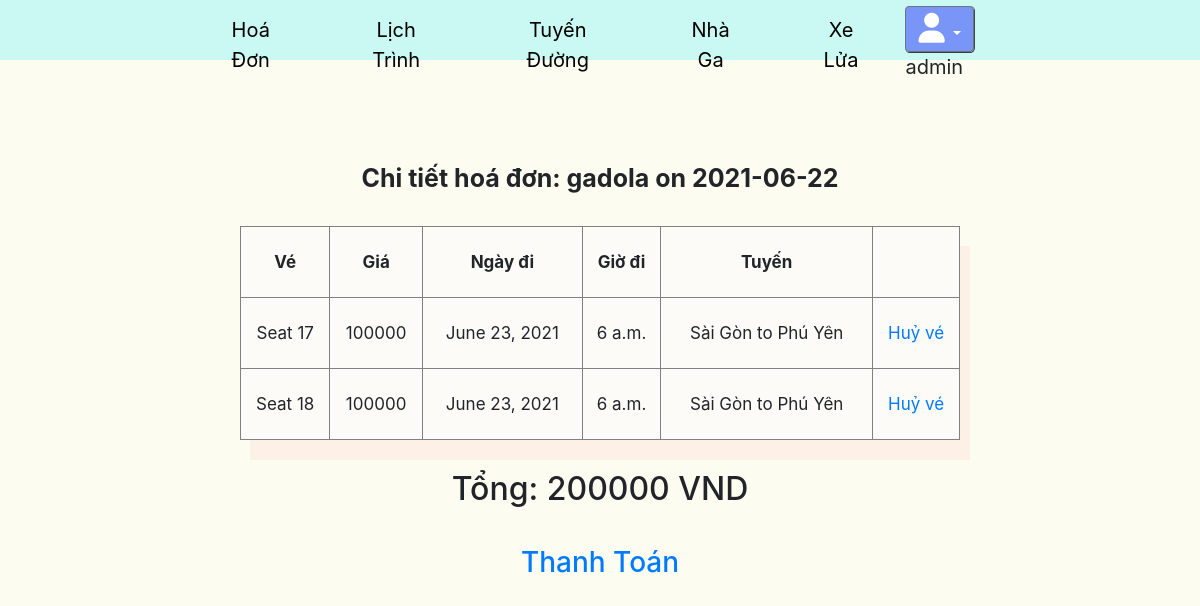
The app's page /detail-bills/14/ (signed in) with its own data.
### core/models.py (models this page shows, shortened)
class Bill(models.Model):
    user = models.ForeignKey(User, on_delete = models.CASCADE)
    date = models.DateField(auto_now_add = True)
    total = models.IntegerField(default=100000)
    status = models.CharField(choices = STATUS_BILL_CHOICE, default="UNPAID", max_length=10)
    def __str__(self) -> str:
        return self.user.username + " on " + str(self.date)

class BillDetail(models.Model):
    bill = models.ForeignKey(Bill, related_name="bills", on_delete=models.CASCADE)
    ticket = models.ForeignKey(Ticket, related_name="tickets", on_delete=models.CASCADE)
    status = models.CharField(default="", max_length = 50, null=True,blank=True)

class Ticket(models.Model):
    seat = models.IntegerField(choices = SEAT_TICKET_CHOICE)
    cost = models.IntegerField(choices = COST_CHOICE, default = 100000)
    type = models.CharField(choices = TYPE_TICKET_CHOICE, max_length=1, default='N')
    schedule = models.ForeignKey(Schedule, on_delete=models.CASCADE, related_name="schedules")
    status = models.CharField(choices = STATUS_TICKET_CHOICE, default = 'F', max_length = 1)

class Schedule(models.Model):
    train = models.ForeignKey(Train, related_name='trains', on_delete=models.CASCADE)
    start_day = models.DateField(auto_now=False, auto_now_add=False)
    start_time = models.TimeField(choices=TIME_SCHEDULE_CHOICE)
    route = models.ForeignKey(Route, related_name='routes', on_delete=models.CASCADE)
    status = models.CharField(default = "", max_length=50, null=True,blank=True)

class Route(models.Model):
    departure = models.ForeignKey(Station, related_name='stations_departure', on_delete=models.CASCADE)
    destination = models.ForeignKey(Station, related_name='stations_destination', on_delete=models.CASCADE)
    def __str__(self) -> str:
        return self.departure.name + " to " + self.destination.name

class Station(models.Model):
    name = models.CharField(default = "", max_length = 50)
    address = models.CharField(default = "",max_length = 255)

### core/views.py (the view)
# urls.py: path('detail-bills/<int:pk>/', views.detail_bill , name='detail_bill'),
@staff_member_required
def detail_bill(request,pk):
    bill = Bill.objects.get(pk=pk)
    bill_details = bill.bills.all()
    context = {
        'bill':bill,
        'bill_details':bill_details,
    }
    return render(request,'core/bill_details.html',context)

### core/templates/core/bill_details.html (shortened to what this page needs)
{% extends 'core/base_manage.html' %} {% load static %} {% block head %}
<link rel="stylesheet" href="{% static 'css/bdetail.css' %}" />
{% endblock head %}
{% block contain %}
  <div class="main">
    <fieldset>
      <legend id="myLegend">Chi tiết hoá đơn: {{bill}}</legend>
      <table border="1px solid gray">
        <tr border="1px solid gray">
          <th style="padding: 5px">Vé</th>
          <th style="padding: 5px">Giá</th>
          <th style="padding: 5px">Ngày đi</th>
          <th style="padding: 5px">Giờ đi</th>
          <th style="padding: 5px">Tuyến</th>
          <th></th>
        </tr>
        {% for bill_detail in bill_details %}
        <tr border="1px solid gray">
          <td style="padding: 5px">{{bill_detail.ticket.get_seat_display}}</td>
          <td style="padding: 5px">{{bill_detail.ticket.cost}}</td>
          <td style="padding: 5px">{{bill_detail.ticket.schedule.start_day}}</td>
          <td style="padding: 5px">{{bill_detail.ticket.schedule.start_time}}</td>
          <td style="padding: 5px">{{bill_detail.ticket.schedule.route}}</td>
            <td style="padding: 5px">
              <a href="{% url 'huyve' bill_detail.id%}">Huỷ vé</a>
            </td>
        </tr>
        {% endfor %}
      </table>
      <h2>Tổng: {{bill.total}} VND</h2>
      {% if bill.status == 'UNPAID' %}
      <h3><a href="{% url 'xulythanhtoan' bill.id %}">Thanh Toán</a></h3>
      {% else %}
      <h3>Đã Thanh Toán</h3>
      {% endif %}
    </fieldset>
  </div>
{% endblock contain %}

### core/templates/core/base_manage.html (shortened to what this page needs)
{% load static %}
<!DOCTYPE html>
<html lang="en">
  <head>
    <link
      rel="stylesheet"
      href="https://stackpath.bootstrapcdn.com/bootstrap/4.3.1/css/bootstrap.min.css"
    />
    <link rel="stylesheet" href="{% static 'css/base1.css' %}" />
    {% block head %} {% endblock head %}
  </head>
  <body>
    <header>
      <div class="container_header">
        <div class="container_menu">
          <ul class="menu_header">
            <li class="item_header"><a href="{% url 'bills' %}">Hoá Đơn</a></li>
            <li class="item_header">
              <a href="{% url 'schedules' %}">Lịch Trình</a>
            </li>
            <li class="item_header">
              <a href="{% url 'routes' %}">Tuyến Đường</a>
            </li>
            <li class="item_header">
              <a href="{% url 'stations' %}">Nhà Ga</a>
            </li>
            <li class="item_header"><a href="{% url 'trains' %}">Xe Lửa</a></li>
          </ul>
        </div>
        {% if user.username %}
        <div class="contain_login">
          <div class="dropdown open">
            <button
              class="btn btn-secondary dropdown-toggle btnProfile"
              type="button"
              id="triggerId"
              data-toggle="dropdown"
              aria-haspopup="true"
              aria-expanded="false"
            >
              <i class="fas fa-user userSize"></i>
            </button>
            <span>{{user.username}}</span>
          </div>
        </div>
        {% else %}
        <a href="{% url 'login' %}">Login</a>
        {% endif %}
      </div>
    </header>
    {% block contain %}{% endblock contain %}
  </body>
</html>

### static/css/base1.css (style rules this page uses)
* { margin: 0; padding: 0; box-sizing: border-box; }
body { max-width: 100vw; max-height: 100vh; background: #fdfcf0; }
header { height: 60px; background: #caf8f3; }
header .container_header { width: 70%; margin: auto; display: flex; justify-content: space-between; }
header .container_header .container_menu { text-align: center; }
header .container_header .container_menu .menu_header { display: flex; justify-content: space-between; }
header .container_header .container_menu .menu_header .item_header { font-size: 20px; list-style: none; padding: 15px 40px; transition: 0.7s; border-radius: 5%; }
header .container_header .container_menu .menu_header .item_header a { color: black; text-decoration: none; transition: 0.5s; }
header .container_header .contain_login { padding-top: 6px; font-size: 20px; }
header .container_header .contain_login div .btnProfile { background: rgba(0, 0, 255, 0.4); -webkit-box-shadow: black 0.5px 0.5px 0.5px 0.2px; box-shadow: black 0.5px 0.5px 0.5px 0.2px; }
header .container_header .contain_login div .btnProfile .userSize { font-size: 30px; }

### static/css/bdetail.css (style rules this page uses)
* { margin: 0; padding: 0; box-sizing: border-box; }
.main { width: 60%; margin: auto; text-align: center; margin-top: 50px; }
.main h2, .main h3 { padding-top: 30px; }
.main legend { font-size: 25px; font-weight: bold; padding: 50px 0 20px 0; }
.main table { width: 100%; margin: auto; background-color: #fcfbf7; box-shadow: 10px 20px #fcf0e7; }
.main table th, .main table td { line-height: 60px; font-size: 17px; }

### records on screen
Bill: user+date "gadola on 2021-06-22", total "200000"
BillDetail: ticket.seat "Seat 17", ticket.cost "100000", ticket.schedule.start_day "June 23, 2021", ticket.schedule.start_time "6 a.m.", ticket.schedule.route "Sài Gòn to Phú Yên"
BillDetail: ticket.seat "Seat 18", ticket.cost "100000", ticket.schedule.start_day "June 23, 2021", ticket.schedule.start_time "6 a.m.", ticket.schedule.route "Sài Gòn to Phú Yên"

### other values on screen
{{ user.username }} "admin"
